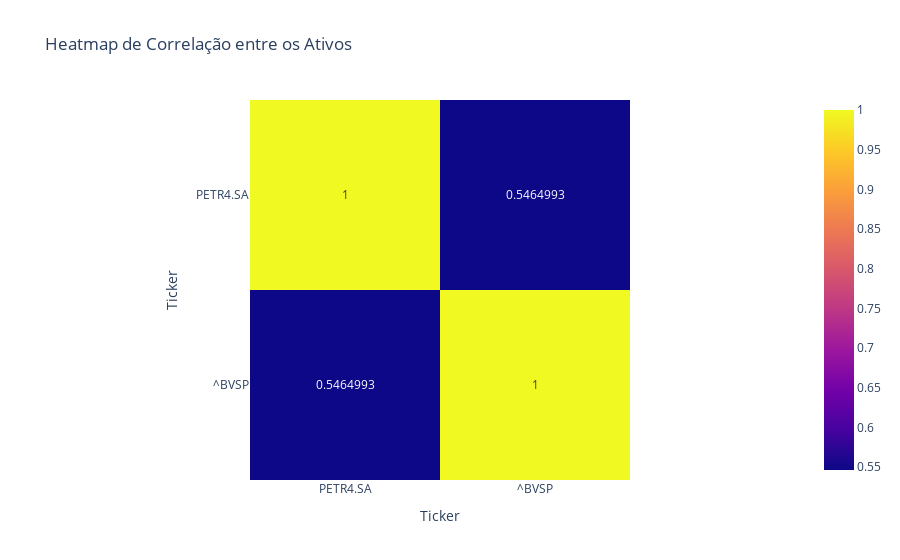

Notebook source saved alongside this figure:
### Code cell
fig_heatmap = px.imshow(correlacao, text_auto=True, title='Heatmap de Correlação entre os Ativos')
fig_heatmap.show()

### Figure 1 — Plotly figure (JSON) as saved in the notebook; plotly's stock layout.template omitted (floating-point values rounded to 4 significant figures)
{"data": [{"coloraxis": "coloraxis", "hovertemplate": "Ticker: %{x}<br>Ticker: %{y}<br>color: %{z}<extra></extra>", "name": "0", "texttemplate": "%{z}", "type": "heatmap", "x": ["PETR4.SA", "^BVSP"], "xaxis": "x", "y": ["PETR4.SA", "^BVSP"], "yaxis": "y", "z": [[1.0, 0.5465], [0.5465, 1.0]]}], "layout": {"coloraxis": {"colorscale": [[0, "#0d0887"], [0.1111, "#46039f"], [0.2222, "#7201a8"], [0.3333, "#9c179e"], [0.4444, "#bd3786"], [0.5556, "#d8576b"], [0.6667, "#ed7953"], [0.7778, "#fb9f3a"], [0.8889, "#fdca26"], [1, "#f0f921"]]}, "title": {"text": "Heatmap de Correlação entre os Ativos"}, "xaxis": {"anchor": "y", "constrain": "domain", "domain": [0, 1], "scaleanchor": "y", "title": {"text": "Ticker"}}, "yaxis": {"anchor": "x", "autorange": "reversed", "constrain": "domain", "domain": [0, 1], "title": {"text": "Ticker"}}}}
